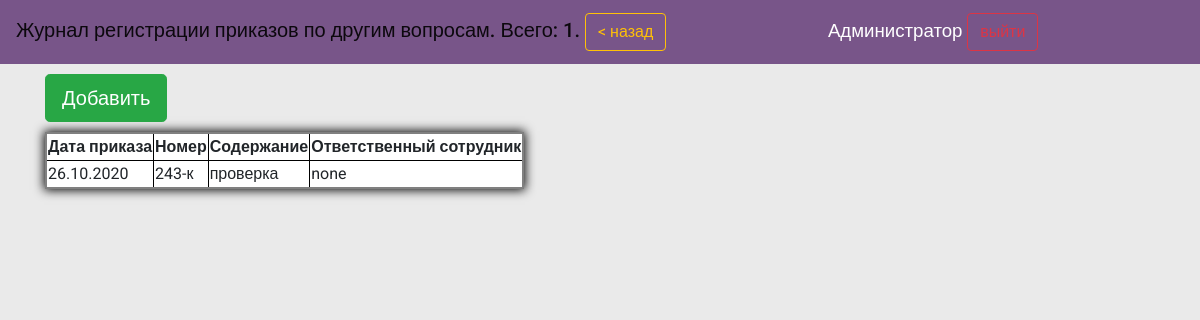
The app's page /journals/orders_on_others/ (signed in) with its own data.
### reg_jounals/models.py (models this page shows)
class OrdersOnOtherMatters(models.Model):
    oom_number = models.CharField(max_length=5, help_text="Введите номер приказа", verbose_name="Номер приказа", db_index=True)
    oom_date = models.DateField(help_text="Введите дату приказа", verbose_name="Дата приказа", db_index=True)
    oom_content = models.CharField(max_length=256, help_text="Введите содержание приказа", verbose_name='Содержание')
    oom_res_officer = models.CharField(blank=True, editable=False,  max_length=256, help_text="Сотрудник, который внес документ в систему ", verbose_name='Ответственный сотрудник')
    class Meta:
        ordering = ["id"]
        verbose_name = 'Приказ по другим вопросам'
        verbose_name_plural = 'Приказы по другим вопросам'

### reg_jounals/views.py (the view)
# urls.py: path('orders_on_others/', views.order_other_matters, name='orders_on_others')
def order_other_matters(request):
    if request.user.is_authenticated:
        orders = OrdersOnOtherMatters.objects.all()
        count = len(orders)
        return render(request, 'reg_jounals/orders_on_others.html', context={'orders':orders, 'count':count})
    else:
        return render(request, 'reg_jounals/no_auth.html')

### reg_jounals/templates/reg_jounals/orders_on_others.html (shortened to what this page needs)
{%extends "reg_jounals/index.html" %}
{%block header%} Журнал регистрации приказов по другим вопросам. Всего: {{count}}. <a class="btn btn-outline-warning" href="../"> < назад</a> {%endblock%}
{%block content%}
<a class="btn btn-success btn-lg m-bottom " href="#">Добавить</a>
{% if orders %}
<table>
  <thead class="thead-dark">
  <tr class="tr-header">
    <th scope="col">Дата приказа</th>
    <th scope="col">Номер</th>
    <th scope="col">Содержание</th>
    <th scope="col">Ответственный сотрудник</th>
  </tr>
  </thead>
  {%for order in orders%}
  <tr>
    <td>{{order.oom_date|date:"d.m.Y"}}</td>
    <td>{{order.oom_number}}</td>
    <td>{{order.oom_content}}</td>
    <td>{{order.oom_res_officer}}</td>
</tr>
  {%endfor%}
</table>
{%else%}
<h2>Записей нет</h2>
{%endif%}
{%endblock%}

### reg_jounals/templates/reg_jounals/index.html (shortened to what this page needs)
<!DOCTYPE html>
<html lang="en">
<head>
  {%load static%}
  <link rel="stylesheet" href="{% static 'css/style.css'%}">
  <link rel="stylesheet" href="https://cdn.jsdelivr.net/npm/bootstrap@4.5.3/dist/css/bootstrap.min.css">
</head>
<body>
  <header>
    <nav class="navbar navbar-light ">
    <span class="navbar-brand mb-0 h1">{%block header%}Журналы регистрации внутренней документации СУП{%endblock%}</span><span style="text-align: right; float: right;font-size: 14pt;"> {{ user.first_name }} <a class="btn btn-outline-danger" href="{% url 'logout'%}">выйти</a></span>
  </header>
<div class="container">
    {%block content%}{%endblock%}
  </div>
</body>
</html>

### reg_jounals/static/css/style.css (style rules this page uses)
* { font-family: 'Roboto', sans-serif; }
body { background: #eaeaea !important; }
.container { margin-top: 10px; }
.navbar { background-color: #785589 !important; color: white; }
table { border: solid 2px gray; background: white; box-shadow: 0 0 10px 1px black; margin-top: 10px; }
table th { text-align: center; }
table tr th, td { border-right: solid 1px black; border-bottom: solid 1px black; cursor: pointer; }
table tr th:last-child, td:last-child { border-right: none; }
table tr:last-child { border-bottom: none; }

### records on screen
OrdersOnOtherMatters: oom_date "26.10.2020", oom_number "243-к", oom_content "проверка", oom_res_officer "none"

### other values on screen
{{ count }} "1"
{{ user.first_name }} "Администратор"
